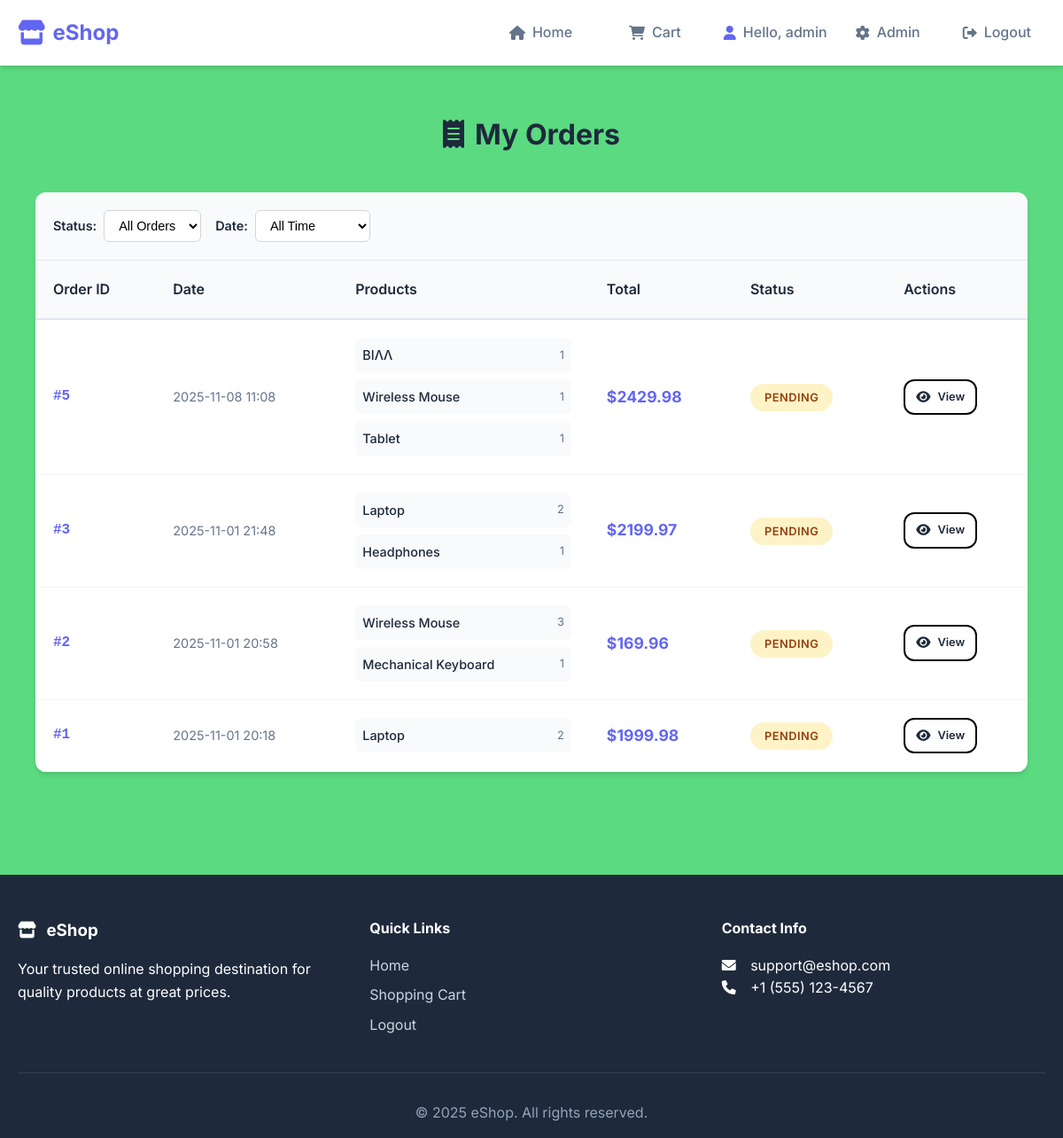
The page /orders (signed in) on the database as committed earlier.
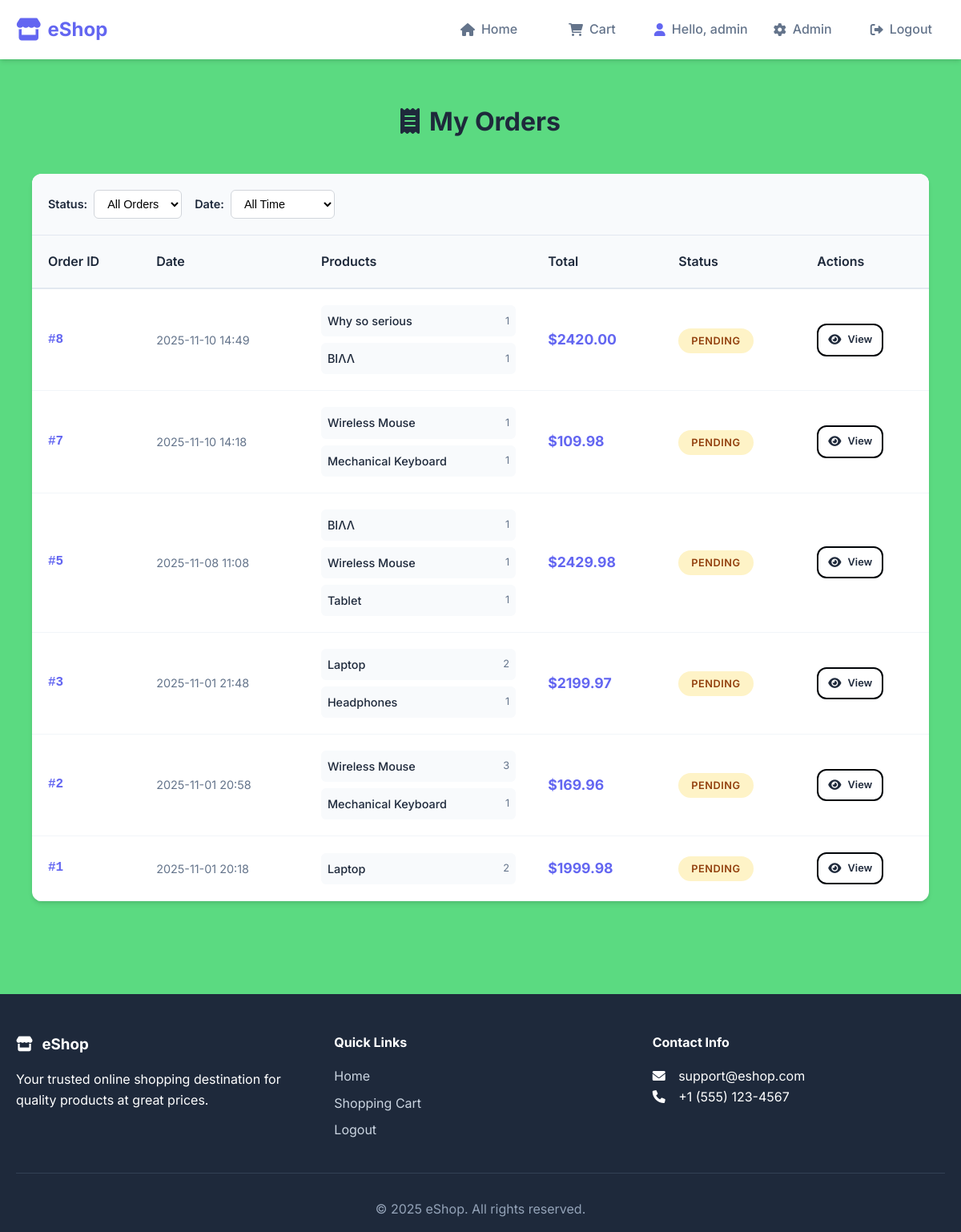
The same page on the database as committed later.
### tables this page shows
CREATE TABLE orders(
            order_id INTEGER PRIMARY KEY AUTOINCREMENT,
            user_id INTEGER NOT NULL,
            total DECIMAL(10, 2) NOT NULL,
            status TEXT CHECK(status IN ('pending','paid','shipped','cancelled')) DEFAULT 'pending',
            created_at TIMESTAMP DEFAULT CURRENT_TIMESTAMP,
            FOREIGN KEY(user_id) REFERENCES users(user_id)
        );

### app.py (the view)
@app.route('/orders')
@login_required
def user_orders():
    try:
        with get_cursor() as cur:
            cur.execute("""
                SELECT o.*,
                       GROUP_CONCAT(p.name || ' (x' || oi.quantity || ')') as product_names
                FROM orders o
                JOIN order_items oi ON o.order_id = oi.order_id
                JOIN products p ON oi.product_id = p.product_id
                WHERE o.user_id = ?
                GROUP BY o.order_id
                ORDER BY o.created_at DESC
            """, (session['user_id'],))
            orders = cur.fetchall()
        return render_template('orders.html', orders=orders)
    except Exception as e:
        flash(f"Error loading orders: {str(e)}", 'danger')
        return render_template('orders.html', orders=[])

### app.py (called while the page is built)
@app.context_processor
def utility_processor():
    def get_image_url(image_url):
        if not image_url:
            return url_for('static', filename='images/placeholder.png')
        if image_url.startswith('uploads/'):
            return url_for('static', filename=image_url)
        return image_url
    return dict(get_image_url=get_image_url)

def get_db():
    db = getattr(g, '_database', None)
    if db is None:
        db = g._database = sqlite3.connect(DATABASE)
        db.row_factory = sqlite3.Row
    return db

@app.teardown_appcontext
def close_connection(exception):
    db = getattr(g, '_database', None)
    if db is not None:
        db.close()

@contextmanager
def get_cursor():
    db = get_db()
    cursor = db.cursor()
    try:
        yield cursor
        db.commit()
    except Exception as e:
        db.rollback()
        raise e
    finally:
        cursor.close()

def login_required(f):
    @wraps(f)
    def decorated_function(*args, **kwargs):
        if 'user_id' not in session:
            flash('Please log in to access this page', 'warning')
            return redirect(url_for('login', next=request.url))
        return f(*args, **kwargs)
    return decorated_function

### templates/orders.html (shortened to what this page needs)
{% extends "base.html" %}
{% block content %}
<div class="orders-page">
    <div class="orders-header">
        <h1><i class="fas fa-receipt"></i> My Orders</h1>
    </div>
    {% if orders %}
        <div class="orders-container">
            <div class="orders-filter">
                <div class="filter-options">
                    <div class="filter-group">
                        <label for="statusFilter">Status:</label>
                        <select id="statusFilter" class="filter-select">
                            <option value="all">All Orders</option>
                        </select>
                    </div>
                    <div class="filter-group">
                        <label for="dateFilter">Date:</label>
                        <select id="dateFilter" class="filter-select">
                            <option value="all">All Time</option>
                        </select>
                    </div>
                </div>
            </div>
            <table class="orders-table">
                <thead>
                    <tr>
                        <th>Order ID</th>
                        <th>Date</th>
                        <th>Products</th>
                        <th>Total</th>
                        <th>Status</th>
                        <th>Actions</th>
                    </tr>
                </thead>
                <tbody>
                    {% for order in orders %}
                        <tr>
                            <td class="order-id">#{{ order.order_id }}</td>
                            <td>
                                <div class="order-date">{{ order.created_at[:16] }}</div>
                            </td>
                            <td class="order-products">
                                <div class="order-product-list">
                                    {% if order.product_names %}
                                        {% for product_info in order.product_names.split(',') %}
                                            <div class="order-product-item">
                                                <span class="order-product-name">{{ product_info.split('(x')[0].strip() }}</span>
                                                <span class="order-product-quantity">{{ product_info.split('(x')[1].replace(')', '').strip() if '(x' in product_info else 'x1' }}</span>
                                            </div>
                                        {% endfor %}
                                    {% else %}
                                        <span>No products</span>
                                    {% endif %}
                                </div>
                            </td>
                            <td class="order-total">${{ "%.2f"|format(order.total) }}</td>
                            <td>
                                <span class="order-status status-{{ order.status }}">{{ order.status|title }}</span>
                            </td>
                            <td>
                                <div class="order-actions">
                                    <a href="#" class="btn btn-sm btn-outline btn-order-action">
                                        <i class="fas fa-eye"></i> View
                                    </a>
                                </div>
                            </td>
                        </tr>
                    {% endfor %}
                </tbody>
            </table>
        </div>
    {% endif %}
</div>
{% endblock %}

### templates/base.html (shortened to what this page needs)
<!DOCTYPE html>
<html lang="en">
<head>
    <link rel="stylesheet" href="{{ url_for('static', filename='css/style.css') }}">
    <link rel="stylesheet" href="https://cdnjs.cloudflare.com/ajax/libs/font-awesome/6.0.0/css/all.min.css">
</head>
<body>
    <header class="main-header">
        <div class="container">
            <div class="header-content">
                <div class="logo">
                    <a href="{{ url_for('home') }}">
                        <i class="fas fa-store"></i>
                        <span>eShop</span>
                    </a>
                </div>
                <nav class="main-nav">
                    <a href="{{ url_for('home') }}" class="nav-link">
                        <i class="fas fa-home"></i>
                        <span>Home</span>
                    </a>
                    <a href="{{ url_for('view_cart') }}" class="nav-link cart-link">
                        <i class="fas fa-shopping-cart"></i>
                        <span>Cart</span>
                    </a>
                    {% if 'user_id' in session %}
                    <div class="user-menu">
                        <span class="welcome-msg">
                            <i class="fas fa-user"></i>
                            Hello, {{ session['username'] }}
                        </span>
                        {% if session['role'] == 'admin' %}
                            <a href="{{ url_for('admin_products') }}" class="nav-link">
                                <i class="fas fa-cog"></i>
                                <span>Admin</span>
                            </a>
                        {% endif %}
                        <a href="{{ url_for('logout') }}" class="nav-link">
                            <i class="fas fa-sign-out-alt"></i>
                            <span>Logout</span>
                        </a>
                    </div>
                    {% endif %}
                </nav>
            </div>
        </div>
    </header>
    <main class="main-content">
        <div class="container">
            {% block content %}{% endblock %}
        </div>
    </main>
    <footer class="main-footer">
        <div class="container">
            <div class="footer-content">
                <div class="footer-section">
                    <h3><i class="fas fa-store"></i> eShop</h3>
                    <p>Your trusted online shopping destination for quality products at great prices.</p>
                </div>
                <div class="footer-section">
                    <h4>Quick Links</h4>
                    <a href="{{ url_for('home') }}">Home</a>
                    <a href="{{ url_for('view_cart') }}">Shopping Cart</a>
                    {% if session.user_id %}
                    <a href="{{ url_for('logout') }}">Logout</a>
                    {% else %}
                    <a href="{{ url_for('login') }}">Login</a>
                    <a href="{{ url_for('register') }}">Register</a>
                    {% endif %}
                </div>
                <div class="footer-section">
                    <h4>Contact Info</h4>
                    <p><i class="fas fa-envelope"></i> support@eshop.com</p>
                    <p><i class="fas fa-phone"></i> +1 (555) 123-4567</p>
                </div>
            </div>
            <div class="footer-bottom">
                <p>&copy; 2025 eShop. All rights reserved.</p>
            </div>
        </div>
    </footer>
</body>
</html>

### static/css/style.css (style rules this page uses)
:root { --primary-color: #6366f1; --primary-dark: #4f46e5; --secondary-color: #679e0f; --accent-color: #10b981; --text-dark: #1e293b; --text-light: #64748b; --border-color: #000408; --shadow: 0 4px 6px -1px rgba(0, 0, 0, 0.1), 0 2px 4px -1px rgba(0, 0, 0, 0.06); --shadow-lg: 0 10px 15px -3px rgba(0, 0, 0, 0.1), 0 4px 6px -2px rgba(0, 0, 0, 0.05); --radius: 12px; --transition: all 0.3s ease; }
* { margin: 0; padding: 0; box-sizing: border-box; }
body { font-family: 'Inter', -apple-system, BlinkMacSystemFont, sans-serif; line-height: 1.6; color: var(--text-dark); background-color: #5bda81; }
.container { max-width: 1200px; margin: 0 auto; padding: 0 20px; }
.main-header { background: white; box-shadow: var(--shadow); position: sticky; top: 0; z-index: 1000; }
.header-content { display: flex; justify-content: space-between; align-items: center; padding: 1rem 0; }
.logo a { display: flex; align-items: center; text-decoration: none; font-size: 1.5rem; font-weight: 700; color: var(--primary-color); }
.logo i { margin-right: 0.5rem; font-size: 1.75rem; }
.main-nav { display: flex; align-items: center; gap: 2rem; }
.nav-link { display: flex; align-items: center; text-decoration: none; color: var(--text-light); font-weight: 500; padding: 0.5rem 1rem; border-radius: var(--radius); transition: var(--transition); position: relative; }
.nav-link i { margin-right: 0.5rem; }
.cart-link { position: relative; }
.user-menu, .auth-links { display: flex; align-items: center; gap: 1rem; }
.welcome-msg { display: flex; align-items: center; color: var(--text-light); font-weight: 500; }
.welcome-msg i { margin-right: 0.5rem; color: var(--primary-color); }
.main-content { min-height: calc(100vh - 200px); padding: 2rem 0; }
.btn { display: inline-flex; align-items: center; justify-content: center; padding: 0.75rem 1.5rem; border: none; border-radius: var(--radius); font-weight: 600; text-decoration: none; cursor: pointer; transition: var(--transition); font-size: 0.9rem; gap: 0.5rem; }
.btn i { font-size: 0.9rem; }
.btn-outline { background: transparent; border: 2px solid var(--border-color); color: var(--text-dark); }
.btn-sm { padding: 0.5rem 1rem; font-size: 0.8rem; }
.main-footer { background: var(--text-dark); color: white; padding: 3rem 0 1rem; margin-top: 4rem; }
.footer-content { display: grid; grid-template-columns: repeat(auto-fit, minmax(250px, 1fr)); gap: 2rem; margin-bottom: 2rem; }
.footer-section h3, .footer-section h4 { margin-bottom: 1rem; color: white; }
.footer-section a { color: #cbd5e1; text-decoration: none; display: block; margin-bottom: 0.5rem; transition: var(--transition); }
.footer-section i { margin-right: 0.5rem; width: 20px; }
.footer-bottom { text-align: center; padding-top: 2rem; border-top: 1px solid #334155; color: #94a3b8; }
.nav-link, .btn, .product-card { transition: var(--transition); }

Rows that differ between the two databases and show on the page:
added orders: order_id "8", created_at "2025-11-10 14:49", split "Why so serious" "ΒΙΛΛ", split "1" "1", total "2420.00", status "PENDING"
added orders: order_id "7", created_at "2025-11-10 14:18", split "Wireless Mouse" "Mechanical Keyboard", split "1" "1", total "109.98", status "PENDING"
